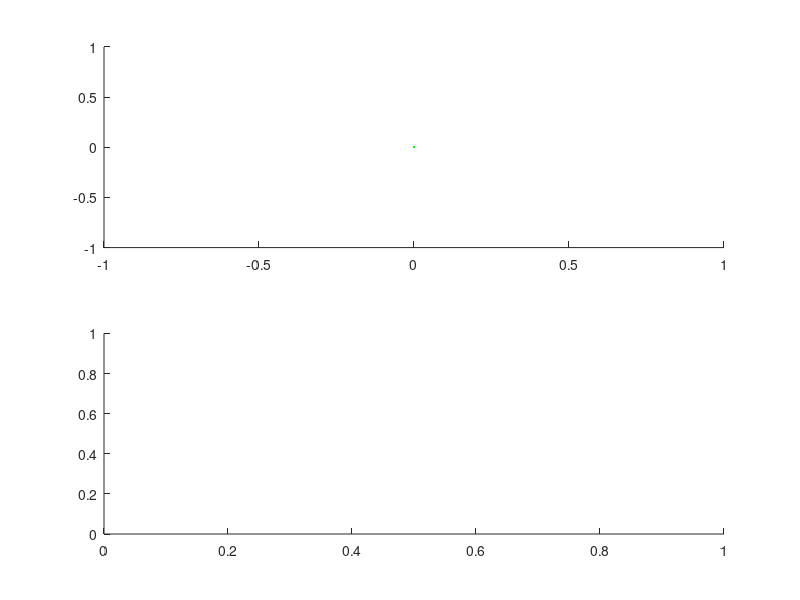

MATLAB code to generate this figure: (Note: this script raises an error after producing the figure.)
clc
clear all
close all

subs=[2:8; 23:29]';
blocksetup=[0 0 1;1 0 2; 1 1 3; 1 0 2; 0 0 1];
colors='krg';
markers={'-','-.','--'};

for k=2 %:7
    figure(k)
    clf
    subplot(2,1,1)
    hold on
    for kk=1:3
        plot(0,0,colors(kk))
    end
    subplot(2,1,2)
    hold on
    
    for exnum=[2]
        S=subs(k,exnum);
        load(['./Data/output',num2str(S),'.mat'])
        try
            trials(3).xrot+2;
        catch
            for T=1:480
                trials(T).xrot=rotateProgressError(trials(T).x,trials(T).x(1,:),trials(T).targ);
                trials(T).frot=rotateProgressError(trials(T).f,trials(T).x(1,:),trials(T).targ);
                trials(T).yrot=rotateProgressError(trials(T).y,trials(T).y(1,:),trials(T).targ);
            end
            save(['./Data/output',num2str(S),'.mat'],'trials','params')
        end
        for T=5:480
            B=floor(T/96)+1;
            if trials(T).targcat~=0
                t=trials(T).t-trials(T).t(1);
                subplot(2,1,1)
                plot(t,abs(trials(T).xrot(:,2)),colors(blocksetup(B,3)),'linewidth',.001);
                subplot(2,1,2)
                plot(t,abs(trials(T).yrot(:,2)),colors(blocksetup(B,3)),'linewidth',.001);
            end
        end
    end
end

subplot(2,1,1)
legend('No forces','Forces','Forces+Intent')
title('Hand')
xlim([0 2])
ylabel('Error, m')
subplot(2,1,2)
title('Extraction')
xlim([0 2])
xlabel('Time, sec')
ylabel('Error, m')
